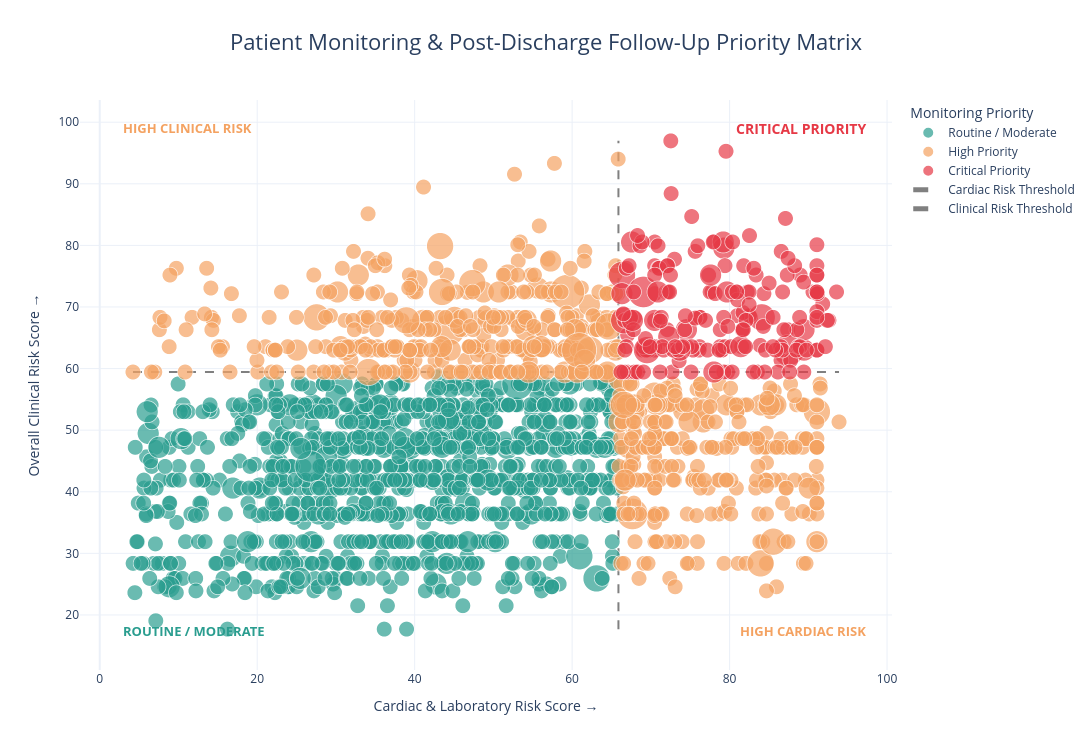

The code cell stored with this chart in its notebook:
### Code cell
clinical_cutoff = df["Clinical_Risk"].quantile(0.75)

# -------------------------------------------------------
# Step 2. Assign patient monitoring priority
# -------------------------------------------------------

def assign_priority(row):

    cardiac_high = row["Cardiac_Lab_Risk"] >= cardiac_cutoff
    clinical_high = row["Clinical_Risk"] >= clinical_cutoff

    if cardiac_high and clinical_high:
        return "Critical Priority"

    elif cardiac_high or clinical_high:
        return "High Priority"

    else:
        return "Routine / Moderate"


df["Priority"] = df.apply(assign_priority, axis=1)


# -------------------------------------------------------
# Step 3. Prepare bubble size
# -------------------------------------------------------

df["visit_times"] = pd.to_numeric(
    df["visit_times"],
    errors="coerce"
).fillna(1)

df["Bubble_Size"] = df["visit_times"].clip(
    lower=1,
    upper=10
)


# -------------------------------------------------------
# Step 4. Create interactive Plotly bubble chart
# -------------------------------------------------------

fig = px.scatter(

    df,

    x="Cardiac_Lab_Risk",
    y="Clinical_Risk",

    size="Bubble_Size",

    color="Priority",

    color_discrete_map={
        "Routine / Moderate": "#2A9D8F",
        "High Priority": "#F4A261",
        "Critical Priority": "#E63946"
    },

    hover_name="inpatient_number",

    hover_data={
        "Cardiac_Lab_Risk": ":.1f",
        "Clinical_Risk": ":.1f",
        "brain_natriuretic_peptide": ":.1f",
        "lvef": ":.1f",
        "nyha_cardiac_function_classification": True,
        "cci_score": True,
        "gcs": True,
        "medication_count": True,
        "visit_times": True,
        "Bubble_Size": False
    },

    size_max=35,

    title=(
        "Patient Monitoring & Post-Discharge "
        "Follow-Up Priority Matrix"
    )
)


# -------------------------------------------------------
# Step 5. Add vertical cutoff line using graph_objects
# -------------------------------------------------------

fig.add_trace(

    go.Scatter(

        x=[cardiac_cutoff, cardiac_cutoff],

        y=[
            df["Clinical_Risk"].min(),
            df["Clinical_Risk"].max()
        ],

        mode="lines",

        line=dict(
            color="gray",
            width=2,
            dash="dash"
        ),

        name="Cardiac Risk Threshold",

        hoverinfo="skip"
    )
)


# -------------------------------------------------------
# Step 6. Add horizontal cutoff line
# -------------------------------------------------------

fig.add_trace(

    go.Scatter(

        x=[
            df["Cardiac_Lab_Risk"].min(),
            df["Cardiac_Lab_Risk"].max()
        ],

        y=[
            clinical_cutoff,
            clinical_cutoff
        ],

        mode="lines",

        line=dict(
            color="gray",
            width=2,
            dash="dash"
        ),

        name="Clinical Risk Threshold",

        hoverinfo="skip"
    )
)


# -------------------------------------------------------
# Step 7. Add quadrant labels
# -------------------------------------------------------

fig.add_annotation(
    x=0.97,
    y=0.97,
    xref="paper",
    yref="paper",
    text="<b>CRITICAL PRIORITY</b>",
    showarrow=False,
    font=dict(
        size=14,
        color="#E63946"
    )
)


fig.add_annotation(
    x=0.05,
    y=0.97,
    xref="paper",
    yref="paper",
    text="<b>HIGH CLINICAL RISK</b>",
    showarrow=False,
    font=dict(
        size=13,
        color="#F4A261"
    )
)


fig.add_annotation(
    x=0.97,
    y=0.05,
    xref="paper",
    yref="paper",
    text="<b>HIGH CARDIAC RISK</b>",
    showarrow=False,
    font=dict(
        size=13,
        color="#F4A261"
    )
)


fig.add_annotation(
    x=0.05,
    y=0.05,
    xref="paper",
    yref="paper",
    text="<b>ROUTINE / MODERATE</b>",
    showarrow=False,
    font=dict(
        size=13,
        color="#2A9D8F"
    )
)


# -------------------------------------------------------
# Step 8. Improve chart formatting
# -------------------------------------------------------

fig.update_layout(

    width=1200,
    height=750,

    title=dict(
        x=0.5,
        xanchor="center",
        font=dict(size=22)
    ),

    xaxis_title=(
        "Cardiac & Laboratory Risk Score →"
    ),

    yaxis_title=(
        "Overall Clinical Risk Score →"
    ),

    legend_title="Monitoring Priority",

    template="plotly_white",

    hoverlabel=dict(
        bgcolor="white",
        font_size=12
    )
)


# -------------------------------------------------------
# Step 9. Format bubbles
# -------------------------------------------------------

fig.update_traces(
    marker=dict(
        line=dict(
            width=0.7,
            color="white"
        )
    )
)


# -------------------------------------------------------
# Step 10. Display chart
# -------------------------------------------------------

fig.show()

### Figure 1 — Plotly figure (JSON) as saved in the notebook; plotly's stock layout.template omitted (floating-point values rounded to 4 significant figures; data arrays with more than 128 entries replaced by an {"elided": "..."} marker saying what was removed)
{"data": [{"customdata": {"elided": "1136x8 float values"}, "hovertemplate": "<b>%{hovertext}</b><br><br>Priority=Routine / Moderate<br>Cardiac_Lab_Risk=%{x:.1f}<br>Clinical_Risk=%{y:.1f}<br>brain_natriuretic_peptide=%{customdata[0]:.1f}<br>lvef=%{customdata[1]:.1f}<br>nyha_cardiac_function_classification=%{customdata[2]}<br>cci_score=%{customdata[3]}<br>gcs=%{customdata[4]}<br>medication_count=%{customdata[5]}<br>visit_times=%{customdata[6]}<extra></extra>", "hovertext": {"elided": "1136 float values"}, "legendgroup": "Routine / Moderate", "marker": {"color": "#2A9D8F", "line": {"color": "white", "width": 0.7}, "size": {"elided": "1136 int values"}, "sizemode": "area", "sizeref": 0.004082, "symbol": "circle"}, "mode": "markers", "name": "Routine / Moderate", "showlegend": true, "type": "scattergl", "x": {"elided": "1136 float values"}, "xaxis": "x", "y": {"elided": "1136 float values"}, "yaxis": "y"}, {"customdata": {"elided": "677x8 float values"}, "hovertemplate": "<b>%{hovertext}</b><br><br>Priority=High Priority<br>Cardiac_Lab_Risk=%{x:.1f}<br>Clinical_Risk=%{y:.1f}<br>brain_natriuretic_peptide=%{customdata[0]:.1f}<br>lvef=%{customdata[1]:.1f}<br>nyha_cardiac_function_classification=%{customdata[2]}<br>cci_score=%{customdata[3]}<br>gcs=%{customdata[4]}<br>medication_count=%{customdata[5]}<br>visit_times=%{customdata[6]}<extra></extra>", "hovertext": {"elided": "677 float values"}, "legendgroup": "High Priority", "marker": {"color": "#F4A261", "line": {"color": "white", "width": 0.7}, "size": {"elided": "677 int values"}, "sizemode": "area", "sizeref": 0.004082, "symbol": "circle"}, "mode": "markers", "name": "High Priority", "showlegend": true, "type": "scattergl", "x": {"elided": "677 float values"}, "xaxis": "x", "y": {"elided": "677 float values"}, "yaxis": "y"}, {"customdata": {"elided": "195x8 float values"}, "hovertemplate": "<b>%{hovertext}</b><br><br>Priority=Critical Priority<br>Cardiac_Lab_Risk=%{x:.1f}<br>Clinical_Risk=%{y:.1f}<br>brain_natriuretic_peptide=%{customdata[0]:.1f}<br>lvef=%{customdata[1]:.1f}<br>nyha_cardiac_function_classification=%{customdata[2]}<br>cci_score=%{customdata[3]}<br>gcs=%{customdata[4]}<br>medication_count=%{customdata[5]}<br>visit_times=%{customdata[6]}<extra></extra>", "hovertext": {"elided": "195 float values"}, "legendgroup": "Critical Priority", "marker": {"color": "#E63946", "line": {"color": "white", "width": 0.7}, "size": {"elided": "195 int values"}, "sizemode": "area", "sizeref": 0.004082, "symbol": "circle"}, "mode": "markers", "name": "Critical Priority", "showlegend": true, "type": "scattergl", "x": {"elided": "195 float values"}, "xaxis": "x", "y": {"elided": "195 float values"}, "yaxis": "y"}, {"hoverinfo": "skip", "line": {"color": "gray", "dash": "dash", "width": 2}, "marker": {"line": {"color": "white", "width": 0.7}}, "mode": "lines", "name": "Cardiac Risk Threshold", "type": "scatter", "x": [65.88, 65.88], "y": [17.7, 96.97]}, {"hoverinfo": "skip", "line": {"color": "gray", "dash": "dash", "width": 2}, "marker": {"line": {"color": "white", "width": 0.7}}, "mode": "lines", "name": "Clinical Risk Threshold", "type": "scatter", "x": [4.221, 93.9], "y": [59.44, 59.44]}], "layout": {"annotations": [{"font": {"color": "#E63946", "size": 14}, "showarrow": false, "text": "<b>CRITICAL PRIORITY</b>", "x": 0.97, "xref": "paper", "y": 0.97, "yref": "paper"}, {"font": {"color": "#F4A261", "size": 13}, "showarrow": false, "text": "<b>HIGH CLINICAL RISK</b>", "x": 0.05, "xref": "paper", "y": 0.97, "yref": "paper"}, {"font": {"color": "#F4A261", "size": 13}, "showarrow": false, "text": "<b>HIGH CARDIAC RISK</b>", "x": 0.97, "xref": "paper", "y": 0.05, "yref": "paper"}, {"font": {"color": "#2A9D8F", "size": 13}, "showarrow": false, "text": "<b>ROUTINE / MODERATE</b>", "x": 0.05, "xref": "paper", "y": 0.05, "yref": "paper"}], "height": 750, "hoverlabel": {"bgcolor": "white", "font": {"size": 12}}, "legend": {"itemsizing": "constant", "title": {"text": "Monitoring Priority"}, "tracegroupgap": 0}, "title": {"font": {"size": 22}, "text": "Patient Monitoring & Post-Discharge Follow-Up Priority Matrix", "x": 0.5, "xanchor": "center"}, "width": 1200, "xaxis": {"anchor": "y", "domain": [0, 1], "title": {"text": "Cardiac & Laboratory Risk Score →"}}, "yaxis": {"anchor": "x", "domain": [0, 1], "title": {"text": "Overall Clinical Risk Score →"}}}}
